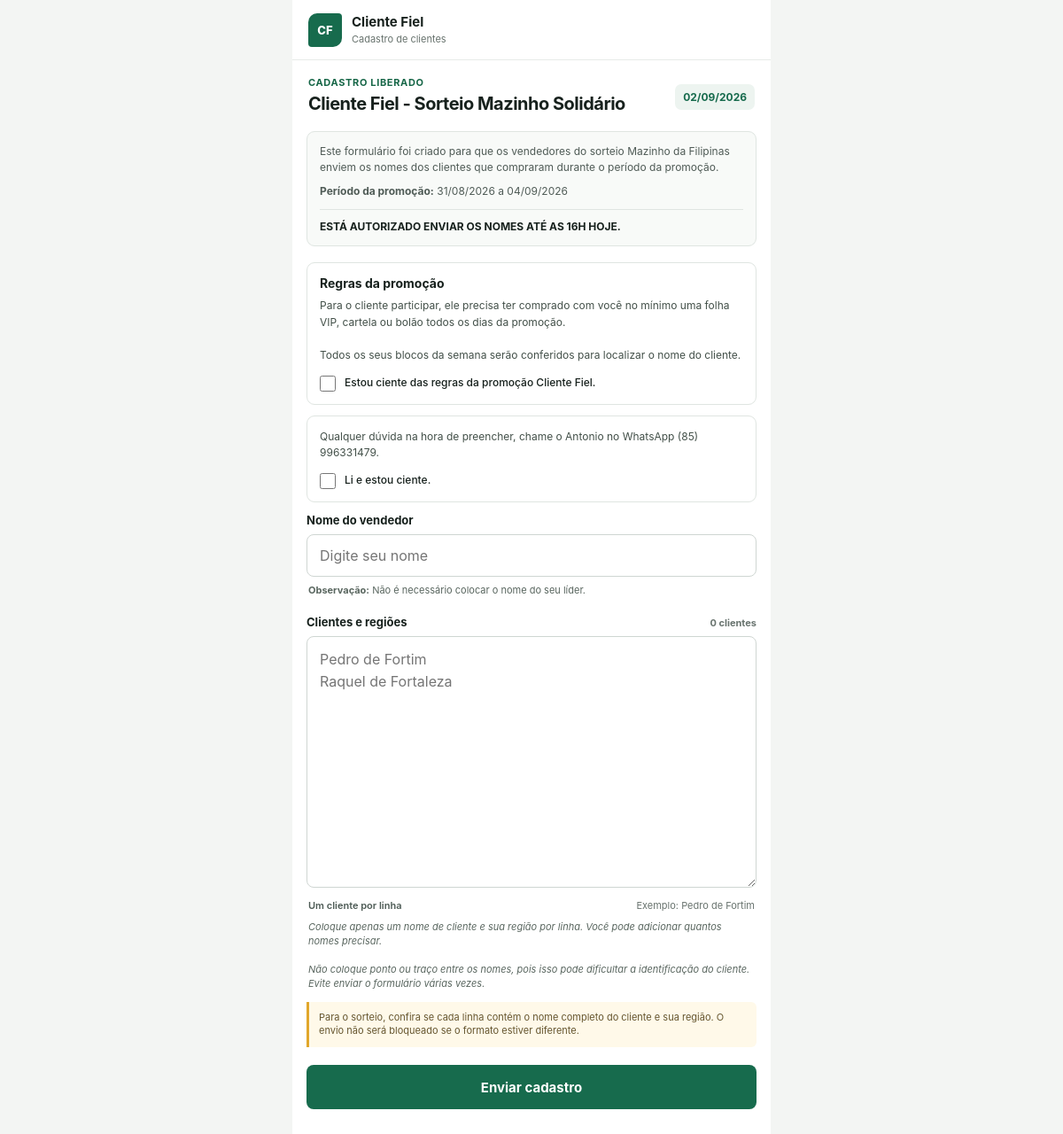
The page / on the database its author committed.
### tables this page shows
CREATE TABLE campaigns (
        id INTEGER PRIMARY KEY AUTOINCREMENT,
        campaign_date TEXT NOT NULL,
        title TEXT NOT NULL,
        is_active INTEGER NOT NULL DEFAULT 0,
        created_at TEXT NOT NULL
    , purchase_start TEXT, purchase_end TEXT, intro_text TEXT, deadline_text TEXT, rules_text TEXT, contact_text TEXT, seller_note TEXT, customer_instructions TEXT);

### bootstrap.php (called while the page is built, shortened)
<?php
function db(): PDO
{
    static $pdo = null;
    if ($pdo instanceof PDO) {
        return $pdo;
    }
    $pdo = new PDO('sqlite:' . DB_PATH, null, null, [
        PDO::ATTR_ERRMODE => PDO::ERRMODE_EXCEPTION,
        PDO::ATTR_DEFAULT_FETCH_MODE => PDO::FETCH_ASSOC,
    ]);
    $pdo->exec('PRAGMA foreign_keys = ON');
    $pdo->exec('PRAGMA busy_timeout = 5000');
    $pdo->exec('CREATE TABLE IF NOT EXISTS settings (
        setting_key TEXT PRIMARY KEY,
        setting_value TEXT NOT NULL
    )');
    $pdo->exec('CREATE TABLE IF NOT EXISTS campaigns (
        id INTEGER PRIMARY KEY AUTOINCREMENT,
        campaign_date TEXT NOT NULL,
        title TEXT NOT NULL,
        is_active INTEGER NOT NULL DEFAULT 0,
        created_at TEXT NOT NULL
    )');
    $pdo->exec('CREATE TABLE IF NOT EXISTS submissions (
        id INTEGER PRIMARY KEY AUTOINCREMENT,
        campaign_id INTEGER NOT NULL,
        seller_name TEXT NOT NULL,
        raw_text TEXT NOT NULL,
        created_at TEXT NOT NULL,
        FOREIGN KEY (campaign_id) REFERENCES campaigns(id) ON DELETE CASCADE
    )');
    $pdo->exec('CREATE TABLE IF NOT EXISTS customers (
        id INTEGER PRIMARY KEY AUTOINCREMENT,
        submission_id INTEGER NOT NULL,
        customer_name TEXT NOT NULL,
        region TEXT NOT NULL,
        FOREIGN KEY (submission_id) REFERENCES submissions(id) ON DELETE CASCADE
    )');
    return $pdo;
}
function e(?string $value): string
{
    return htmlspecialchars((string) $value, ENT_QUOTES | ENT_SUBSTITUTE, 'UTF-8');
}
function active_campaign(): ?array
{
    $row = db()->query('SELECT * FROM campaigns WHERE is_active = 1 ORDER BY id DESC LIMIT 1')->fetch();
    return $row ?: null;
}
function format_date_br(string $date): string
{
    $parsed = DateTimeImmutable::createFromFormat('!Y-m-d', $date);
    return $parsed ? $parsed->format('d/m/Y') : $date;
}
function campaign_text(array $campaign, string $field): string
{
    $defaults = [
        'intro_text' => 'Este formulário foi criado para que os vendedores do Sorteio Mazinho Solidário enviem os nomes dos clientes que compraram durante o período da promoção.',
        'deadline_text' => 'ESTÁ AUTORIZADO ENVIAR OS NOMES ATÉ AS 16H DO DIA DA CAMPANHA.',
        'rules_text' => "Para o cliente participar, ele precisa ter comprado com você no mínimo uma folha VIP, cartela ou bolão todos os dias da promoção.\n\nTodos os seus blocos da semana serão conferidos para localizar o nome do cliente.",
        'contact_text' => 'Qualquer dúvida na hora de preencher, chame o Antonio no WhatsApp (85) 996331479.',
        'seller_note' => 'Não é necessário colocar o nome do seu líder.',
        'customer_instructions' => "Coloque apenas um nome de cliente e sua região por linha. Você pode adicionar quantos nomes precisar.\n\nNão coloque ponto ou traço entre os nomes, pois isso pode dificultar a identificação do cliente. Evite enviar o formulário várias vezes.",
    ];
    $value = trim((string) ($campaign[$field] ?? ''));
    return $value !== '' ? $value : ($defaults[$field] ?? '');
}

### index.php (the view, shortened to what this page needs)
<?php
require __DIR__ . '/bootstrap.php';
$campaign = active_campaign();
$sellerName = '';
$customersText = '';
$rulesAccepted = false;
$contactAccepted = false;
$submissionSuccess = $_SESSION['submission_success'] ?? null;
?>
<!doctype html>
<html lang="pt-BR">
<head>
    <link rel="stylesheet" href="assets/style.css">
</head>
<body class="public-body">
<main class="mobile-form-shell">
    <header class="public-header">
        <span class="public-logo">CF</span>
        <div>
            <strong>Cliente Fiel</strong>
            <small>Cadastro de clientes</small>
        </div>
    </header>
    <section class="public-content">
        <?php if ($campaign && !$submissionSuccess): ?>
            <div class="campaign-heading">
                <div>
                    <span>Cadastro liberado</span>
                    <h1><?= e($campaign['title']) ?></h1>
                </div>
                <time datetime="<?= e($campaign['campaign_date']) ?>"><?= e(format_date_br($campaign['campaign_date'])) ?></time>
            </div>
            <div class="campaign-summary">
                <p><?= nl2br(e(campaign_text($campaign, 'intro_text'))) ?></p>
                <?php if (!empty($campaign['purchase_start']) && !empty($campaign['purchase_end'])): ?>
                    <p class="period-line"><strong>Período da promoção:</strong> <?= e(format_date_br($campaign['purchase_start'])) ?> a <?= e(format_date_br($campaign['purchase_end'])) ?></p>
                <?php endif; ?>
                <strong class="deadline-line"><?= nl2br(e(campaign_text($campaign, 'deadline_text'))) ?></strong>
            </div>
        <?php endif; ?>
        <div class="public-form-card">
            <?php if ($submissionSuccess): ?>
                <section class="submission-success">
                    <span class="success-check" aria-hidden="true">✓</span>
                    <p class="success-label">Cadastro enviado</p>
                    <h2><?= e($submissionSuccess['seller_name']) ?>, deu tudo certo!</h2>
                    <p>Recebemos <?= (int) $submissionSuccess['customer_count'] ?> <?= (int) $submissionSuccess['customer_count'] === 1 ? 'cliente' : 'clientes' ?> para o sorteio Cliente Fiel.</p>
                    <strong>Boa sorte!</strong>
                    <div class="success-contact">
                        Em caso de dúvidas, entre em contato com o Antonio pelo WhatsApp:<br>
                        <a href="https://wa.me/5585996331479" target="_blank" rel="noopener">(85) 99633-1479</a>
                    </div>
                    <a class="primary-button public-submit" href="index.php">Enviar mais nomes</a>
                </section>
            <?php elseif ($campaign): ?>
                <form method="post" id="registration-form" novalidate>
                    <section class="confirmation-block">
                        <h2>Regras da promoção</h2>
                        <p><?= nl2br(e(campaign_text($campaign, 'rules_text'))) ?></p>
                        <label class="check-row"><input type="checkbox" name="rules_accepted" value="1" <?= $rulesAccepted ? 'checked' : '' ?> required><span>Estou ciente das regras da promoção Cliente Fiel.</span></label>
                    </section>
                    <section class="confirmation-block compact">
                        <p><?= nl2br(e(campaign_text($campaign, 'contact_text'))) ?></p>
                        <label class="check-row"><input type="checkbox" name="contact_accepted" value="1" <?= $contactAccepted ? 'checked' : '' ?> required><span>Li e estou ciente.</span></label>
                    </section>
                    <label for="seller_name">Nome do vendedor</label>
                    <input id="seller_name" name="seller_name" maxlength="120" value="<?= e($sellerName) ?>" placeholder="Digite seu nome" required autocomplete="name">
                    <p class="seller-note"><strong>Observação:</strong> <?= nl2br(e(campaign_text($campaign, 'seller_note'))) ?></p>
                    <div class="label-row">
                        <label for="customers">Clientes e regiões</label>
                        <span id="line-count">0 clientes</span>
                    </div>
                    <textarea id="customers" name="customers" rows="10" placeholder="Pedro de Fortim&#10;Raquel de Fortaleza" required><?= e($customersText) ?></textarea>
                    <div class="format-help">
                        <strong>Um cliente por linha</strong>
                        <span>Exemplo: Pedro de Fortim</span>
                    </div>
                    <p class="customer-instructions"><?= nl2br(e(campaign_text($campaign, 'customer_instructions'))) ?></p>
                    <p class="raffle-notice">Para o sorteio, confira se cada linha contém o nome completo do cliente e sua região. O envio não será bloqueado se o formato estiver diferente.</p>
                    <button class="primary-button public-submit" type="submit">Enviar cadastro</button>
                </form>
            <?php endif; ?>
        </div>
    </section>
</main>
</body>
</html>

### rows shown on the page
campaigns: title "Cliente Fiel - Sorteio Mazinho Solidário", campaign_date "02/09/2026", intro_text "Este formulário foi criado para que os vendedores do sorteio Mazinho da Filipinas enviem os nomes dos clientes que compraram durante o período da promoção.", purchase_start "31/08/2026", purchase_end "04/09/2026", deadline_text "ESTÁ AUTORIZADO ENVIAR OS NOMES ATÉ AS 16H HOJE.", rules_text "Para o cliente participar, ele precisa ter comprado com você no mínimo uma folha VIP, cartela ou bolão todos os dias da promoção. Todos os seus blocos da semana serão conferidos para localizar o nome do cliente.", contact_text "Qualquer dúvida na hora de preencher, chame o Antonio no WhatsApp (85) 996331479.", seller_note "Não é necessário colocar o nome do seu líder.", customer_instructions "Coloque apenas um nome de cliente e sua região por linha. Você pode adicionar quantos nomes precisar. Não coloque ponto ou traço entre os nomes, pois isso pode dificultar a identificação do cliente. Evite enviar o formulário várias vezes."
